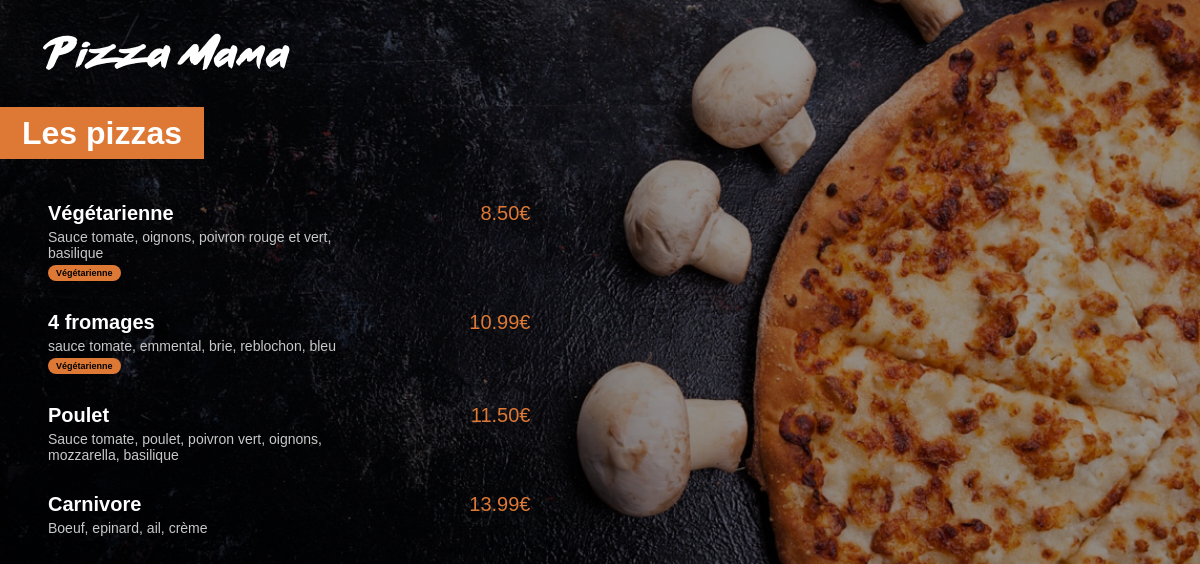
/menu/, run on an earlier commit of the app's database.
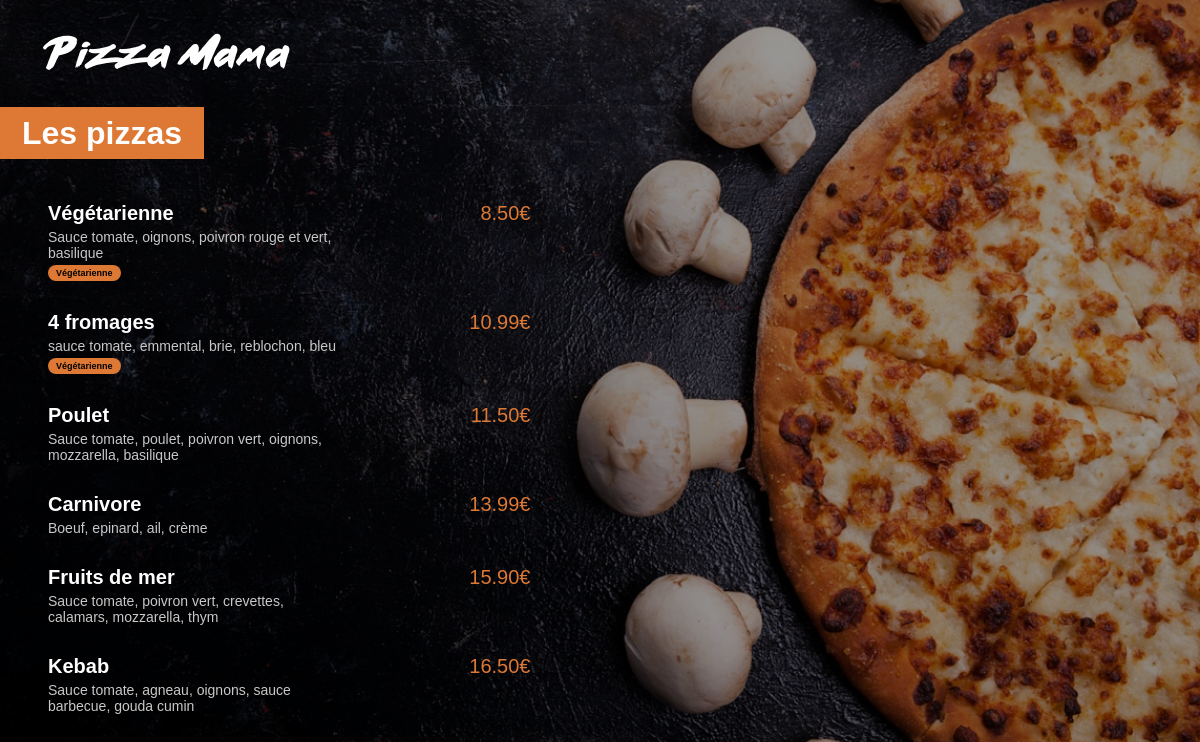
And on a later commit of the database.
### menu/models.py (models this page shows, shortened)
class Pizza(models.Model):
    nom = models.CharField(max_length=200)
    ingredients = models.CharField(max_length=400)
    prix = models.FloatField(default=0)
    vegetarienne = models.BooleanField(default=False)

### menu/views.py (the view)
# urls.py: path('', views.index, name='index'),
def index(request):
    pizzas = Pizza.objects.all().order_by('prix')
    return render(request, 'menu/index.html', {'pizzas': pizzas})

### menu/templates/menu/index.html (shortened to what this page needs)
{% load static %}
<html lang="fr">
<head>
    <link rel="stylesheet" href="{% static 'menu/style.css' %}">
</head>
<body>
    <img id="header-img" src="{% static 'menu/images/small_logo.png'%}" alt="">
    <div class="menu-title">
        <h1>Les pizzas</h1>
    </div>
    <div class="menu_list">
    {% for pizza in pizzas %}
        <div class="menu_list_item">
            <span class="menu_list_title">{{ pizza.nom }}</span>
            <span class="menu_list_price">{{ pizza.prix | floatformat:2}}€</span>
            <span class="menu_list_ingredients">{{ pizza.ingredients }}</span>
            {% if pizza.vegetarienne %}
            <span class="menu_list_vegetarienne"> Végétarienne</span>
            {% endif%}
        </div>
    {% endfor %}
    </div>
</body>
</html>

### menu/static/menu/style.css (style rules this page uses)
body { background: linear-gradient(0deg, rgba(0, 0, 0, 0.4), rgba(0, 0, 0, 0.4)), url(images/menu_background.jpg) no-repeat center center fixed; -webkit-background-size: cover; -moz-background-size: cover; -o-background-size: cover; background-size: cover; color: white; font-family: Arial; }
#header-img { margin-top: 25px; margin-left: 35px; }
h1 { background-color: #DD7835; display: inline; padding: 8px 22px; }
div.menu-title { margin-left: -8px; margin-top: 45px; margin-bottom: 50px; }
.menu_list { margin-left: 40px; }
.menu_list_item { margin: 30px 0px; }
.menu_list_title { font-size: 20px; font-weight: bold; width: 400px; display: inline-block; }
.menu_list_price { margin-left: 8px; font-size: 20px; color: #DD7835; display: inline-block; width: 70px; text-align: right; }
.menu_list_ingredients { color: #C8C8C8; font-size: 14px; display: block; margin-top: 4px; width: 300px; }
.menu_list_vegetarienne { color: black; font-size: 9px; background-color: #DD7835; margin-top: 4px; display: inline-block; padding: 3px 8px; border-radius: 8px; font-weight: bold; }

What changed in the data, as far as the page shows it:
added Pizza: nom "Fruits de mer", prix "15.90", ingredients "Sauce tomate, poivron vert, crevettes, calamars, mozzarella, thym"
added Pizza: nom "Kebab", prix "16.50", ingredients "Sauce tomate, agneau, oignons, sauce barbecue, gouda cumin"
